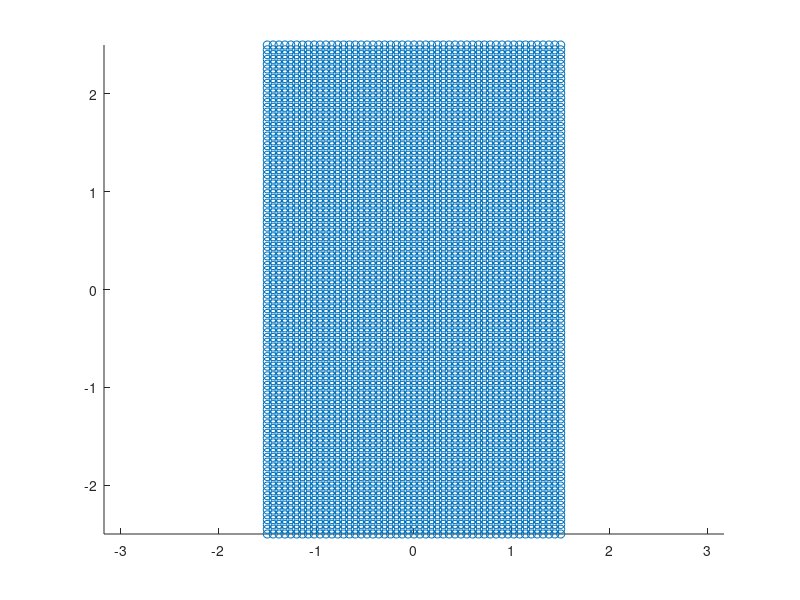

Here is the MATLAB script that generated this plot:
clc
x = linspace(-1.5, 1.5, 51);
y = linspace(-2.5, 2.5, 51*2+1);
[X, Y] = meshgrid(x, y);
points = [X(:), Y(:)];
scatter(points(:, 1), points(:, 2), 'o');
axis equal;
hold on;
selectedPoints = [];
setappdata(gcf, 'pointsData', points);
set(gcf, 'WindowButtonDownFcn', @mouseClickCallback);